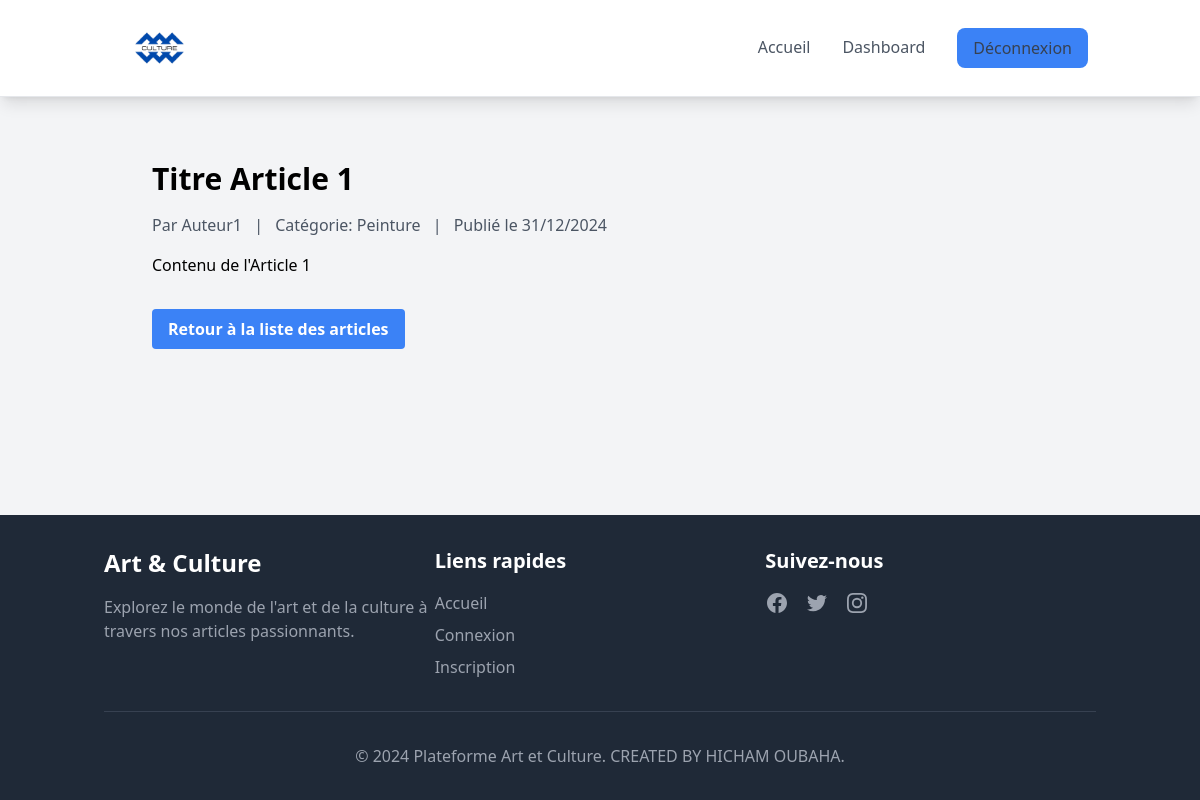
Page /index.php?page=article&id=1 (signed in) on the committed database.
### tables this page shows
CREATE TABLE articles (
    id_article INT AUTO_INCREMENT PRIMARY KEY,
    titre VARCHAR(255) NOT NULL,
    contenu TEXT NOT NULL,
    id_categorie INT,
    id_auteur INT,
    statut ENUM('en attente', 'approuve', 'refuse') DEFAULT 'en attente',
    date_creation TIMESTAMP DEFAULT CURRENT_TIMESTAMP,
    date_modification TIMESTAMP DEFAULT CURRENT_TIMESTAMP ON UPDATE CURRENT_TIMESTAMP,
    FOREIGN KEY (id_categorie) REFERENCES categories(id_categorie),
    FOREIGN KEY (id_auteur) REFERENCES utilisateurs(id_utilisateur)
);

CREATE TABLE utilisateurs (
    id_utilisateur INT AUTO_INCREMENT PRIMARY KEY,
    nom_utilisateur VARCHAR(50) NOT NULL,
    email VARCHAR(100) NOT NULL UNIQUE,
    mot_de_passe VARCHAR(255) NOT NULL,
    role ENUM('admin', 'auteur', 'utilisateur') NOT NULL,
    date_creation TIMESTAMP DEFAULT CURRENT_TIMESTAMP
);

CREATE TABLE categories (
    id_categorie INT AUTO_INCREMENT PRIMARY KEY,
    nom_categorie VARCHAR(50) NOT NULL UNIQUE,
    date_creation TIMESTAMP DEFAULT CURRENT_TIMESTAMP
);

### classes/Database.php (called while the page is built)
<?php
class Database {
    private $host = "localhost";
    private $db_name = "art_culture_platform";
    private $username = "root";
    private $password = "";
    private $conn;
    public function __construct() {
        $this->conn = null;
        try {
            $this->conn = new PDO("mysql:host=" . $this->host . ";dbname=" . $this->db_name, $this->username, $this->password);
            $this->conn->setAttribute(PDO::ATTR_ERRMODE, PDO::ERRMODE_EXCEPTION);
        } catch(PDOException $exception) {
            echo "Connection error: " . $exception->getMessage();
        }
    }
    public function getConnection() {
        return $this->conn;
    }
}

### classes/Article.php (called while the page is built, shortened)
<?php
class Article {
    private $conn;
    private $table_name = "articles";
    public function __construct($db) {
        $this->conn = $db->getConnection();
    }
    public function getArticleWithDetails($id, $is_authenticated = false) {
        $query = "SELECT a.*, c.nom_categorie, u.nom_utilisateur
                  FROM " . $this->table_name . " a
                  JOIN categories c ON a.id_categorie = c.id_categorie
                  JOIN utilisateurs u ON a.id_auteur = u.id_utilisateur
                  WHERE a.id_article = :id AND a.statut = 'approuve'";
        $stmt = $this->conn->prepare($query);
        $stmt->bindParam(':id', $id);
        $stmt->execute();
        $article = $stmt->fetch(PDO::FETCH_OBJ);
        if ($article && !$is_authenticated) {
            $article->contenu = substr($article->contenu, 0, 200) . '...';
            $article->is_preview = true;
        } else if ($article) {
            $article->is_preview = false;
        }
        return $article;
    }
}

### views/article_detail.php (the view, shortened to what this page needs)
<div class="max-w-4xl mx-auto mt-8">
    <h1 class="text-3xl font-bold mb-4"><?php echo htmlspecialchars($article->titre); ?></h1>
    <div class="mb-4 text-gray-600">
        <span>Par <?php echo htmlspecialchars($article->nom_utilisateur); ?></span>
        <span class="mx-2">|</span>
        <span>Catégorie: <?php echo htmlspecialchars($article->nom_categorie); ?></span>
        <span class="mx-2">|</span>
        <span>Publié le <?php echo date('d/m/Y', strtotime($article->date_creation)); ?></span>
    </div>
    <div class="prose max-w-none">
        <?php echo nl2br(htmlspecialchars($article->contenu)); ?>
    </div>
    <a href="index.php" class="inline-block mt-8 bg-blue-500 hover:bg-blue-600 text-white font-bold py-2 px-4 rounded transition-colors">
        Retour à la liste des articles
    </a>
</div>

### rows in the picture
articles: titre "Titre Article 1", id_auteur.nom_utilisateur "Auteur1", id_categorie.nom_categorie "Peinture", date_creation "31/12/2024", contenu "Contenu de l'Article 1"
